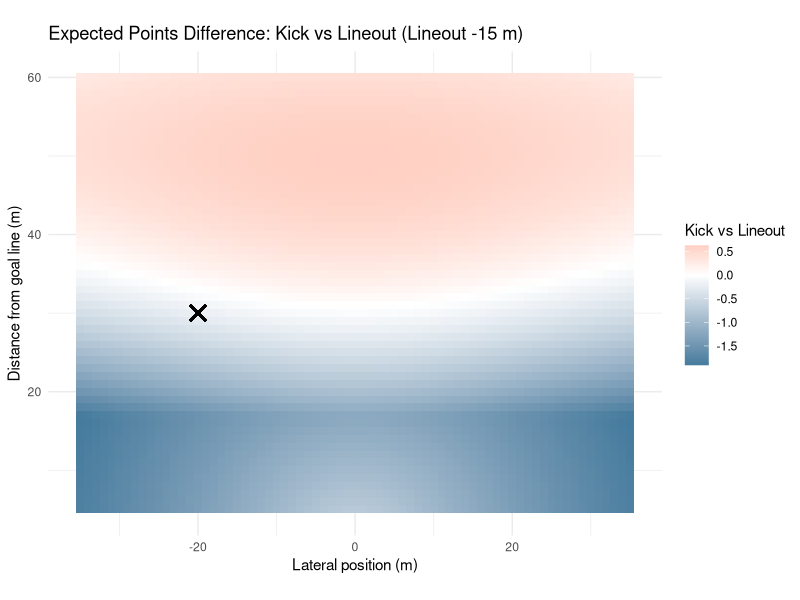
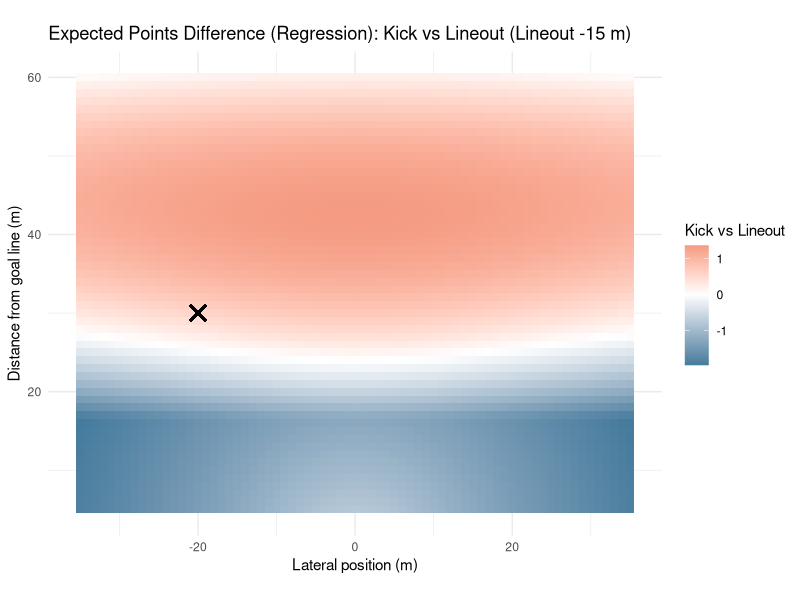
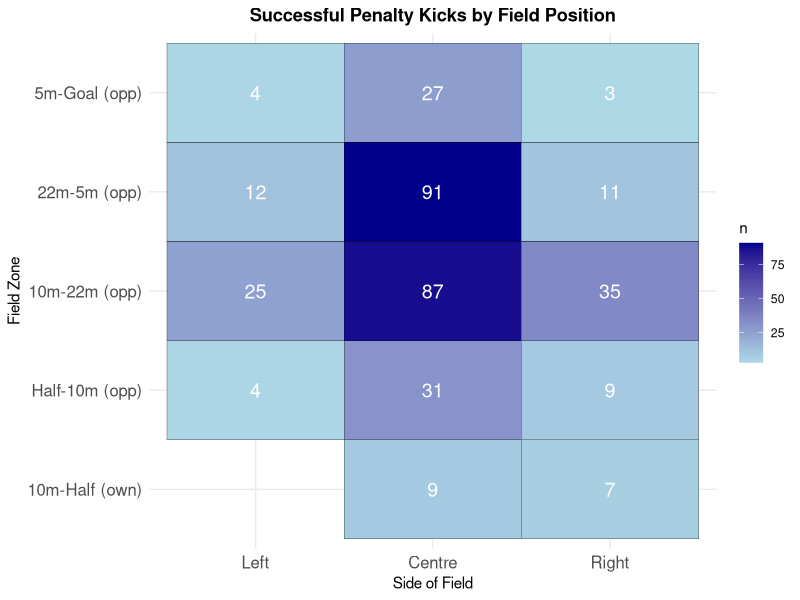
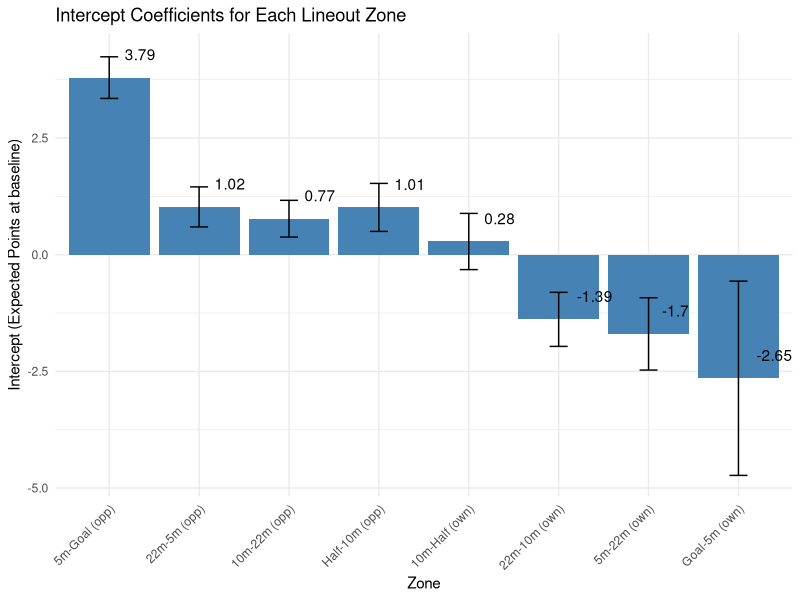
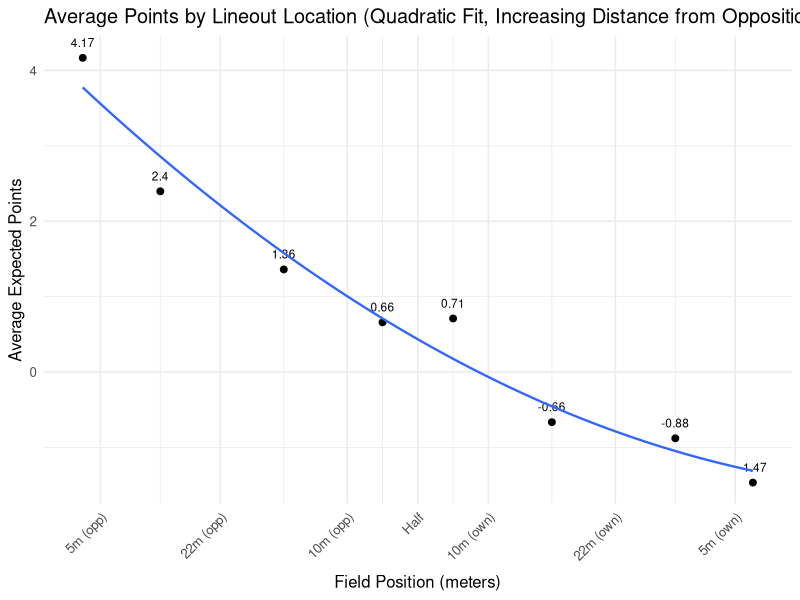
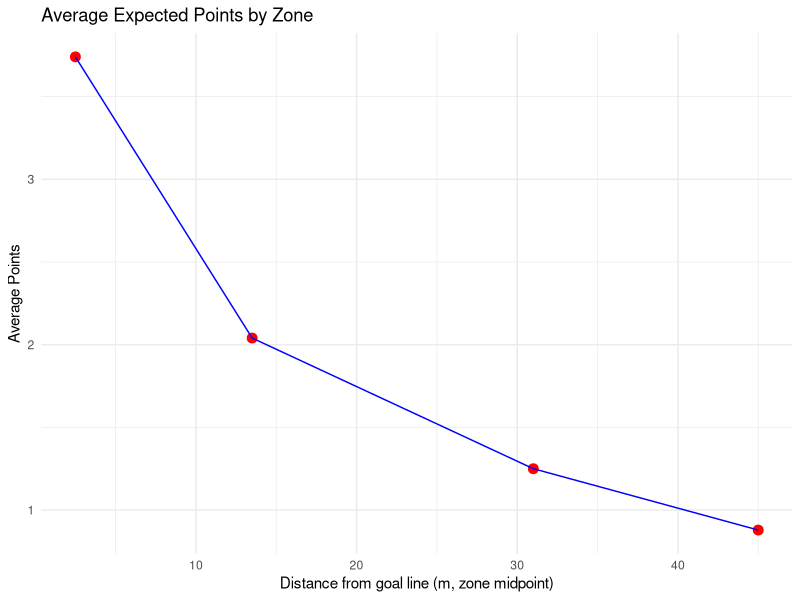
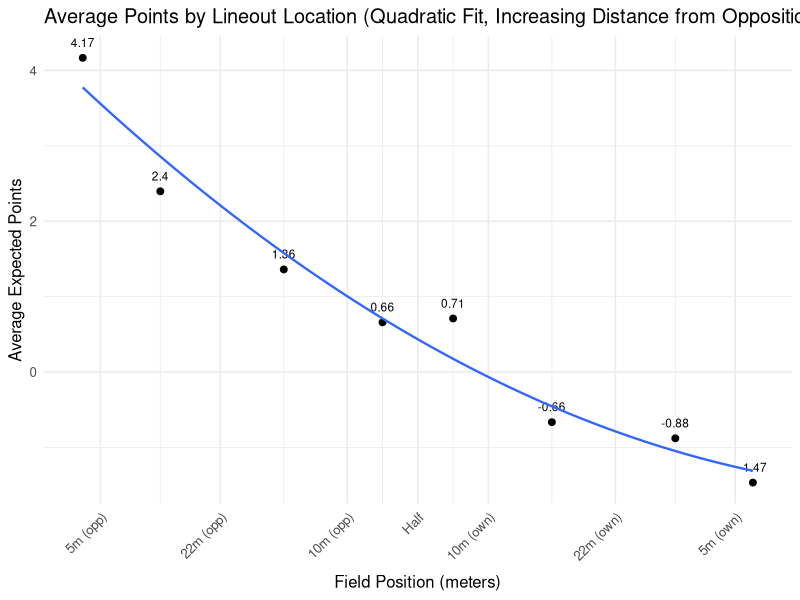
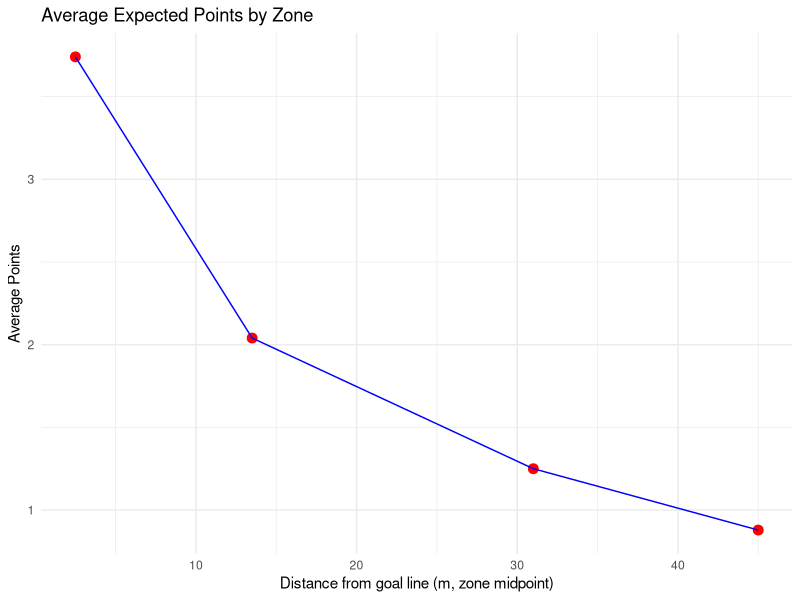

Write the R code that produced these figures, in order.
##################
### REFERENCES ###
##################

# setwd("/Users/kennywatts/Documents/GitHub/Rugby-Expected-Points/")

## Links to Article
# https://www.data-ruck.com/blog/predicting-kicks-outcome/
# https://journals.sagepub.com/doi/10.1177/22150218251365220

## Data Download Link
# https://zenodo.org/api/records/13851563/files-archive

# Goal Kicking Data
# https://www.sciencedirect.com/science/article/pii/S1440244014000255


################
### PACKAGES ###
################

# install.packages("patchwork")
library(patchwork)

# install.packages("stringr")
library(stringr)

# install.packages("tidyverse")
library(tidyverse)

# install.packages("dplyr")
library(dplyr)

#################
### DATA LOAD ###
#################

# run from project directory (or within .Rproj)
phase_data = read_csv("data/phase_2018-19.csv")
# preview data
head(phase_data)

########################
### DATA EXPLORATION ###
#######################

# location where the phase began, determined determined by the metre lines dividing the pitch
unique(phase_data$Location)

# period between subsequent rucks
unique(phase_data$Phase)

# location on the pitch where the phase began, determined by the lineout lines dividing the pitch
unique(phase_data$Side)

# how did the play start?
unique(phase_data$Play_Start)

# upon scoring, the event was assigned to all phases since the previous scoring event
unique(phase_data$Outcome)

# points difference (I'm assuming for whoever has possession of the ball)
## oftentimes this is from perspective of the home team, but if it flips back and forth w/ possession then you're right
unique(phase_data$Points_Difference)

# phase data including cards

phase_data_cards <- phase_data

# remove instances when cards occur
phase_data <- phase_data %>%
  filter(
    Red_Cards_Own == 0,
    Red_Cards_Opp == 0,
    Yellow_Cards_Own == 0,
    Yellow_Cards_Opp == 0
  ) %>%
  select(-Red_Cards_Own, -Red_Cards_Opp, -Yellow_Cards_Own, -Yellow_Cards_Opp)

# get restarts
restarts <- phase_data %>%
  filter(Play_Start == "Restart Kick", Phase ==1)

# list of unique restart locations
unique(restarts$Location)

# successfulpenalty kicks and locations
successful_penalty_kicks <- phase_data %>%
  arrange(ID) %>% 
  mutate(
    prev_location = lag(Location),          # previous play location
    prev_team = lag(Team_In_Poss),          # previous team in possession
    prev_side = lag(Side),                  # previous side
    score_change = Points_Difference - lag(Points_Difference),
    
    # flip certain "own" zones to "opp"
    prev_location = case_when(
      prev_location == "Goal-5m (own)"   ~ "5m-Goal (opp)",
      prev_location == "5m-22m (own)"    ~ "22m-5m (opp)",
      prev_location == "22m-10m (own)"   ~ "10m-22m (opp)",
      TRUE ~ prev_location
    )
  ) %>%
  # isolate for 3-point scores
  filter(
    abs(score_change) == 3
  ) %>%
  select(ID, Round, Home, Away, Location, prev_location, prev_team, prev_side, Points_Difference, Outcome)
# preview data
print(successful_penalty_kicks)


# mapping successful penalty kicks

zone_levels <- c("Goal-5m (own)", "5m-22m (own)", "22m-10m (own)", "10m-Half (own)",
                 "Half-10m (opp)", "10m-22m (opp)", "22m-5m (opp)", "5m-Goal (opp)")

successful_penalty_kicks <- successful_penalty_kicks %>%
  mutate(
    prev_location = factor(prev_location, levels = zone_levels),
    prev_side = factor(prev_side, levels = c("Left", "Centre", "Right"))
  )

field_counts <- successful_penalty_kicks %>%
  count(prev_location, prev_side)

p1 <- ggplot(field_counts, aes(x = prev_side, y = prev_location, fill = n)) +
  geom_tile(color = "black") +
  geom_text(aes(label = n), color = "white", size = 5) +
  scale_fill_gradient(low = "lightblue", high = "darkblue") +
  labs(title = "Successful Penalty Kicks by Field Position",
       x = "Side of Field",
       y = "Field Zone") +
  theme_minimal() +
  theme(
    axis.text.x = element_text(size = 12),
    axis.text.y = element_text(size = 12),
    plot.title = element_text(hjust = 0.5, face = "bold")
  )

ggsave("plots/penalty_kicks_by_position.png", p1, width = 10, height = 8, dpi = 300)

# expected points of lineout in different locations

phase_data <- phase_data %>%
  mutate(
    # extract signed numbers inside parentheses: (+3), (-3), etc.
    points = str_extract(Outcome, "[-+]?\\d+") %>% as.numeric(),
    
    # handle cases with no number (e.g. "no score", turnovers)
    points = ifelse(is.na(points), 0, points)
  )

zones <- c(
  "5m-Goal (opp)",
  "22m-5m (opp)",
  "10m-22m (opp)",
  "Half-10m (opp)",
  "10m-Half (own)",
  "22m-10m (own)",
  "5m-22m (own)",
  "Goal-5m (own)"
)

lineouts_clean <- phase_data %>%
  filter(
    Play_Start == "Lineout",
    Location %in% zones,
    Phase == 1
  ) %>%
  arrange(Round, Home, Away, Team_In_Poss, desc(Seconds_Remaining))

expected_points_by_zone <- lineouts_clean %>%
  group_by(Location) %>%
  summarise(
    n_phases = n(),
    avg_points = mean(points, na.rm = TRUE),
    total_points = sum(points, na.rm = TRUE),
    .groups = "drop"
)

print(expected_points_by_zone)

#####
# Expected points using linear regression
#####

last_play <- phase_data_cards %>%
  group_by(Round, Home, Away) %>%
  filter(ID == max(ID)) %>%
  ungroup() %>%
  mutate(
    last_play_points = str_extract(Outcome, "[-+]?\\d+") %>% as.numeric(),
    last_play_points = ifelse(is.na(last_play_points), 0, last_play_points),
    
    Score_Change = last_play_points,
    
    Final_Points_Difference = Points_Difference + Score_Change,
    Final_Points_Diff_Home = if_else(Team_In_Poss == "Home",
                                     Final_Points_Difference,
                                     -Final_Points_Difference)
)

# making win percentage column

matches <- last_play %>%
  select(Round, Home, Away, Final_Points_Diff_Home) %>%
  distinct()

team_games <- matches %>%
  pivot_longer(cols = c(Home, Away),
               names_to = "Side",
               values_to = "Team") %>%
  mutate(
    Win = case_when(
      Side == "Home" & Final_Points_Diff_Home > 0 ~ 1,
      Side == "Home" & Final_Points_Diff_Home <= 0 ~ 0,
      Side == "Away" & Final_Points_Diff_Home < 0 ~ 1,
      Side == "Away" & Final_Points_Diff_Home >= 0 ~ 0
    ),
    Round = as.numeric(Round)
  ) %>%
  arrange(Team, Round)

team_games <- team_games %>%
  group_by(Team) %>%
  arrange(Round) %>%
  mutate(
    Games_Played = lag(row_number(), default = 0),
    Wins_Before = lag(cumsum(Win), default = 0),
    WinPct_Before = if_else(Games_Played == 0, 0.5, Wins_Before / Games_Played)
  ) %>%
  ungroup()

phase_data_cards <- phase_data_cards %>%
  mutate(
    Team_for_join = case_when(
      Team_In_Poss == "Home" ~ Home,
      Team_In_Poss == "Away" ~ Away
    )
  )

phase_data_cards <- phase_data_cards %>%
  left_join(
    team_games %>% select(Team, Round, WinPct_Before),
    by = c("Team_for_join" = "Team", "Round" = "Round")
  )

regression_lineouts <- phase_data_cards %>%
  filter(
    Play_Start == "Lineout",
    Location %in% zones,
    Phase == 1
  )

regression_lineouts <- regression_lineouts %>%
  mutate(
    Home_Attack = if_else(Team_In_Poss == "Home", 1, 0)
  )

regression_lineouts <- regression_lineouts %>%
  mutate(
    Opponent = if_else(Team_In_Poss == "Home", Away, Home)
  ) %>%
  left_join(
    team_games %>% select(Team, Round, WinPct_Before) %>%
      rename(Opponent = Team,
             Opponent_WinPct = WinPct_Before),
    by = c("Opponent", "Round")
  )

regression_lineouts <- regression_lineouts %>%
  mutate(
    WinPct_Diff = WinPct_Before - Opponent_WinPct
  )

regression_lineouts <- regression_lineouts %>%
  mutate(
    Card_Diff = (Yellow_Cards_Opp + Red_Cards_Opp) - (Yellow_Cards_Own + Red_Cards_Own)
  )

regression_lineouts <- regression_lineouts %>%
  mutate(
  points = str_extract(Outcome, "[-+]?\\d+") %>% as.numeric(),
  points = ifelse(is.na(points), 0, points))

lineouts_by_zone <- split(regression_lineouts, regression_lineouts$Location)

zone_regressions <- list()

for (zone_name in names(lineouts_by_zone)) {
  df <- lineouts_by_zone[[zone_name]]
  
  lm_zone <- lm(points ~ Seconds_Remaining + Home_Attack + WinPct_Diff + Card_Diff, data = df)
  
  zone_regressions[[zone_name]] <- lm_zone
}

# Expected points for each zone using regression

library(broom)

zone_coefficients <- lapply(names(zone_regressions), function(zone) {
  broom::tidy(zone_regressions[[zone]]) %>%
    mutate(Location = zone)
}) %>%
  bind_rows()

zones_order <- c(
  "5m-Goal (opp)",
  "22m-5m (opp)",
  "10m-22m (opp)",
  "Half-10m (opp)",
  "10m-Half (own)",
  "22m-10m (own)",
  "5m-22m (own)",
  "Goal-5m (own)"
)

intercepts <- zone_coefficients %>%
  filter(term == "(Intercept)")

intercepts <- intercepts %>%
  mutate(Location = factor(Location, levels = zones_order))

reg_plot <- ggplot(intercepts, aes(x = Location, y = estimate)) +
  geom_col(fill = "steelblue") +
  geom_errorbar(aes(ymin = estimate - std.error, ymax = estimate + std.error), width = 0.2) +
  geom_text(aes(label = round(estimate, 2)),
            nudge_y = 0.5,   # move labels slightly above the bars
            hjust = -0.5) +   # center horizontally
  labs(
    x = "Zone",
    y = "Intercept (Expected Points at baseline)",
    title = "Intercept Coefficients for Each Lineout Zone"
  ) +
  theme_minimal() +
  theme(axis.text.x = element_text(angle = 45, hjust = 1))

ggsave("plots/reg_plot.png", reg_plot, width = 10, height = 6, dpi = 300)

# Expected Points of Lineout All Areas of the pitch

expected_points_by_zone <- lineouts_clean %>%
  group_by(Location) %>%
  summarise(
    n_phases = n(),
    avg_points = mean(points, na.rm = TRUE),
    total_points = sum(points, na.rm = TRUE),
    .groups = "drop"
  ) %>%
  mutate(Location = factor(Location, levels = zones_order)) %>%
  arrange(Location)

expected_points_regression <- intercepts %>%
  mutate(Location = factor(Location, levels = zones_order)) %>%
  arrange(Location)

# Print Table
print(expected_points_by_zone)

# Plot of Meteres vs Expected Points of Lineout

field_lines <- c(5, 22, 40, 50, 60, 78, 95)
line_names <- c("5m (opp)", "22m (opp)", "10m (opp)", "Half", "10m (own)", "22m (own)", "5m (own)")

zone_meters <- c(2.5, 13.5, 31, 45, 55, 69, 86.5, 97.5)

expected_points_by_zone$Location <- factor(expected_points_by_zone$Location, levels = zones_order)
expected_points_by_zone$meter_x <- zone_meters[match(as.character(expected_points_by_zone$Location), zones_order)]

expected_points_regression$Location <- factor(expected_points_regression$Location, levels = zones_order)
expected_points_regression$meter_x <- zone_meters[match(as.character(expected_points_regression$Location), zones_order)]

# Computing Quadratic Minimum

quad_fit_tmp <- lm(avg_points ~ poly(meter_x, 2), data = expected_points_by_zone)
quad_fit_reg <- lm(estimate ~ poly(meter_x, 2), data = expected_points_regression)

grid_x <- seq(min(expected_points_by_zone$meter_x, na.rm = TRUE),
              max(expected_points_by_zone$meter_x, na.rm = TRUE),
              length.out = 2000)

pred_tmp <- predict(quad_fit_tmp, newdata = data.frame(meter_x = grid_x))
pred_reg <- predict(quad_fit_reg, newdata = data.frame(meter_x = grid_x))

cap_x <- grid_x[which.min(pred_tmp)]
cap_x_reg <- grid_x[which.min(pred_reg)]

lineout_plot <- ggplot(expected_points_by_zone, aes(x = meter_x, y = avg_points)) +
  geom_point(size = 2) +
  geom_text(aes(label = round(avg_points, 2)), vjust = -1.2, size = 3, check_overlap = TRUE) +
  geom_smooth(method = "lm", formula = y ~ poly(pmin(x,  cap_x), 2), se = FALSE, linewidth = 0.8) +
  scale_x_continuous(
    breaks = field_lines,
    labels = line_names,
    expand = expansion(add = c(3, 3)),
    limits = c(0, 100)  # ensures full field range
  ) +
  labs(
    title = "Average Points by Lineout Location (Quadratic Fit, Increasing Distance from Opposition Goal Line)",
    x = "Field Position (meters)",
    y = "Average Expected Points"
  ) +
  theme_minimal(base_size = 12) +
  theme(
    axis.text.x = element_text(angle = 45, hjust = 1),
    axis.title.x = element_text(margin = ggplot2::margin(t = unit(8, "pt")))
  )

ggsave("plots/lineout_plot.png", lineout_plot, width = 10, height = 6, dpi = 300)

df <- tibble::tibble(
  y_mid = c(31, 13.5, 2.5, 45),
  avg_points = c(1.25, 2.04, 3.74, 0.879)
)

p2 <- ggplot(df, aes(x = y_mid, y = avg_points)) +
  geom_point(size = 3, color = "red") +
  geom_line(group = 1, color = "blue") +
  labs(
    title = "Average Expected Points by Zone",
    x = "Distance from goal line (m, zone midpoint)",
    y = "Average Points"
  ) +
  theme_minimal()

ggsave("plots/expected_points_by_zone.png", p2, width = 10, height = 6, dpi = 300)

# Regression quad plot

lineout_plot_reg <- ggplot(expected_points_regression, aes(x = meter_x, y = estimate)) +
  geom_point(size = 2) +
  geom_text(aes(label = round(estimate, 2)), vjust = -1.2, size = 3, check_overlap = TRUE) +
  geom_smooth(method = "lm", formula = y ~ poly(pmin(x,  cap_x_reg), 3), se = FALSE, linewidth = 0.8) +
  scale_x_continuous(
    breaks = field_lines,
    labels = line_names,
    expand = expansion(add = c(3, 3)),
    limits = c(0, 100)  # ensures full field range
  ) +
  labs(
    title = "Average Points by Lineout Location (Cubic Fit, Increasing Distance from Opposition Goal Line)",
    x = "Field Position (meters)",
    y = "Average Expected Points"
  ) +
  theme_minimal(base_size = 12) +
  theme(
    axis.text.x = element_text(angle = 45, hjust = 1),
    axis.title.x = element_text(margin = ggplot2::margin(t = unit(8, "pt")))
  )

ggsave("plots/lineout_plot_reg.png", lineout_plot, width = 10, height = 6, dpi = 300)

df_reg <- tibble::tibble(
  y_mid = c(31, 13.5, 2.5, 45),
  estimate = c(1.25, 2.04, 3.74, 0.879)
)

p2_reg <- ggplot(df_reg, aes(x = y_mid, y = estimate)) +
  geom_point(size = 3, color = "red") +
  geom_line(group = 1, color = "blue") +
  labs(
    title = "Average Expected Points by Zone",
    x = "Distance from goal line (m, zone midpoint)",
    y = "Average Points"
  ) +
  theme_minimal()

ggsave("plots/expected_points_regression.png", p2_reg, width = 10, height = 6, dpi = 300)

# coefficients from logistic regression (REPLICATE THIS)
beta_angle <- 0.45
beta_distance <- -0.022
intercept <- -1.78

x_vals <- seq(-35, 35, by = 1)
y_vals <- seq(5, 60, by = 1)
grid <- expand.grid(x = x_vals, y = y_vals)

# SET THIS AS DEFAULT VALUE, CORRECT IF NOT SO
post_half_width <- 2.81

# logistic function
logit_prob <- function(angle, distance) {
  1 / (1 + exp(-(beta_angle * angle + beta_distance * distance + intercept)))
}

compute_expected_points <- function(x, y, post_half_width = 2.81) {
  # positions of the posts along the x-axis
  left_post_x  <- -post_half_width
  right_post_x <-  post_half_width
  
  # distances to the posts from kicker at (x, y)
  angle_left  <- atan2(x + left_post_x, y)
  angle_right <- atan2(x - right_post_x, y)
  
  # angular width of target
  angle <- angle_right - angle_left
  
  # logistic probability
  distance <- sqrt(x^2 + y^2)
  prob_raw <- logit_prob(angle, distance)
  
  prob_raw
}

grid <- grid %>%
  mutate(
    prob_raw_pos = compute_expected_points(x, y),
    prob_raw_neg = compute_expected_points(-x, y),  # mirror kicker position
    prob_raw_max = pmax(prob_raw_pos, prob_raw_neg)
  ) %>%
  mutate(
    prob = prob_raw_max / max(prob_raw_max),
    expected_points = prob * 3 + (1-prob)*0.604    # 0.604 obtained from expected points following a 22 meter drop out
  )


# plot symmetric heatmap
thresholds <- c(0.8, 0.6, 0.4, 0.2)

p3 <- ggplot(grid, aes(x = x, y = y, fill = prob)) +
  geom_tile() +
  geom_contour(aes(z = prob),
               breaks = thresholds,
               color = "white",
               linewidth = 0.8,
               linetype = "dashed") +
  scale_fill_viridis_c(option = "magma", name = "Expected Prob") +
  coord_fixed() +
  labs(
    title = "Expected Probability of Kick Success (Symmetric)",
    x = "Lateral position (m)",
    y = "Distance from goal line (m)"
  ) +
  theme_minimal()

ggsave("plots/kick_success_probability.png", p3, width = 12, height = 10, dpi = 300)

p4 <- ggplot(grid, aes(x = x, y = y, fill = expected_points)) +
  geom_tile() +
  scale_fill_viridis_c(option = "magma", name = "Expected Points") +
  coord_fixed() +
  labs(
    title = "Expected Points of Kick Success (Symmetric)",
    x = "Lateral position (m)",
    y = "Distance from goal line (m)"
  ) +
  theme_minimal()

ggsave("plots/expected_points_heatmap.png", p4, width = 12, height = 10, dpi = 300)



# Expected Points after Penalty miss (drop kick from opposition 22m)

all_restarts <- restarts

head(all_restarts)
table(all_restarts$Location)

# Need to Remove All Restarts After Tries and Penalties

restarts_not_after_score <- phase_data %>%
  mutate(
    prev_ID = lag(ID),
    prev_Points = lag(Points_Difference),
    prev_Play = lag(Play_Start),
    prev_Team_In_Poss = lag(Team_In_Poss)
  ) %>%
  filter(
    Phase == 1,
    Play_Start == "Restart Kick",
    !is.na(prev_ID),
    abs(Points_Difference - prev_Points) == 0,
    Seconds_Remaining < 4795,
    !between(Seconds_Remaining, 2390, 2400)
  )



head(restarts_not_after_score)
table(restarts_not_after_score$Location)


# Filtering out unreasonable locations

avg_points_by_location_restarts <- restarts_not_after_score %>%
  group_by(Location) %>%
  summarise(
    n = n(),
    avg_expected_points = mean(points, na.rm = TRUE)
  ) %>%
  arrange(desc(avg_expected_points))

print(avg_points_by_location_restarts)

overall_avg_points_restarts <- restarts_not_after_score %>%
  summarise(overall_avg_expected_points = mean(points, na.rm = TRUE))

print(overall_avg_points_restarts)


# lineout expected points

expected_points_by_zone <- tibble(
  Location = c("10m-22m (opp)", "22m-5m (opp)", "5m-Goal (opp)", "Half-10m (opp)"),
  y_mid = c(31, 13.5, 2.5, 45),
  avg_points = c(1.25, 2.04, 3.74, 0.879)
)

expected_points_by_zone_reg <- tibble(
  Location = c("10m-22m (opp)", "22m-5m (opp)", "5m-Goal (opp)", "Half-10m (opp)"),
  y_mid = c(31, 13.5, 2.5, 45),
  avg_points = c(0.77, 1.02, 3.79, 1.01)
)

# fit quadratic function
quad_fit <- lm(avg_points ~ poly(y_mid, 2, raw = TRUE), data = expected_points_by_zone)
quad_fit_reg <- lm(avg_points ~ poly(y_mid, 2, raw = TRUE), data = expected_points_by_zone_reg)

y_dense <- seq(min(expected_points_by_zone$y_mid),
               max(expected_points_by_zone$y_mid), length.out = 500)
y_dense_reg <- seq(min(expected_points_by_zone_reg$y_mid),
               max(expected_points_by_zone_reg$y_mid), length.out = 500)

fitted_dense <- predict(quad_fit, newdata = data.frame(y_mid = y_dense))
fitted_dense_reg <- predict(quad_fit_reg, newdata = data.frame(y_mid = y_dense_reg))

p5 <- ggplot() +
  geom_point(data = expected_points_by_zone, aes(x = y_mid, y = avg_points), color = "blue") +
  geom_line(aes(x = y_dense, y = fitted_dense), color = "red", linewidth = 1) +
  labs(title = "Quadratic Fit to Average Points by Zone",
       x = "y_mid",
       y = "Average Points") +
  theme_minimal()

ggsave("plots/quadratic_fit.png", p5, width = 10, height = 6, dpi = 300)

p5_reg <- ggplot() +
  geom_point(data = expected_points_by_zone_reg, aes(x = y_mid, y = avg_points), color = "blue") +
  geom_line(aes(x = y_dense_reg, y = fitted_dense_reg), color = "red", linewidth = 1) +
  labs(title = "Quadratic Fit to Average Points by Zone",
       x = "y_mid",
       y = "Average Points") +
  theme_minimal()

ggsave("plots/quadratic_fit_reg.png", p5, width = 10, height = 6, dpi = 300)

interpolate_quad <- function(x) {
  predict(quad_fit, newdata = data.frame(y_mid = x))
}

interpolate_quad_reg <- function(x) {
  predict(quad_fit_reg, newdata = data.frame(y_mid = x))
}

grid <- grid %>%
  mutate(
    avg_points_interp = interpolate_quad(y),
    point_diff = expected_points - avg_points_interp
  )

grid_reg <- grid %>%
  mutate(
    avg_points_interp = interpolate_quad_reg(y),
    point_diff = expected_points - avg_points_interp
  )

# graph of if the lineout takes place at the same distance from goal as kick
p6 <- ggplot(grid, aes(x = x, y = y, fill = point_diff)) +
  geom_tile() +
  scale_fill_gradient2(
    low = "#457B9D",    # darker blue for negative
    mid = "white",       # zero
    high = "#E76F51",   # darker orange/red for positive
    midpoint = 0,
    name = "Kick vs Lineout"
  ) +
  coord_fixed() +
  labs(
    title = "Expected Points Difference: Kick vs Lineout",
    x = "Lateral position (m)",
    y = "Distance from goal line (m)"
  ) +
  theme_minimal()

ggsave("plots/kick_vs_lineout_comparison.png", p6, width = 12, height = 10, dpi = 300)


p6_reg <- ggplot(grid_reg, aes(x = x, y = y, fill = point_diff)) +
  geom_tile() +
  scale_fill_gradient2(
    low = "#457B9D",    # darker blue for negative
    mid = "white",       # zero
    high = "#E76F51",   # darker orange/red for positive
    midpoint = 0,
    name = "Kick vs Lineout"
  ) +
  coord_fixed() +
  labs(
    title = "Expected Points Difference (Regression): Kick vs Lineout",
    x = "Lateral position (m)",
    y = "Distance from goal line (m)"
  ) +
  theme_minimal()

ggsave("plots/kick_vs_lineout_comparison_reg.png", p6_reg, width = 12, height = 10, dpi = 300)

# with a y shift

y_shifts <- c(0, -5, -10, -15, -20, -25)

plots <- lapply(y_shifts, function(shift) {
  
  grid_shifted <- grid %>%
    mutate(
      avg_points_interp = pmin(interpolate_quad(y + shift), 3.74),  # cap at 3.74
      point_diff = expected_points - avg_points_interp
    )
  
  p <- ggplot(grid_shifted, aes(x = x, y = y, fill = point_diff)) +
    geom_tile() +
    scale_fill_gradient2(
      low = "#457B9D",    # darker blue for negative
      mid = "white",       # zero
      high = "#E76F51",   # darker orange/red for positive
      midpoint = 0,
      name = "Kick vs Lineout"
    ) +
    coord_fixed() +
    labs(
      title = paste("Expected Points Difference: Kick vs Lineout (Lineout", shift, "m)"),
      x = "Lateral position (m)",
      y = "Distance from goal line (m)"
    ) +
    theme_minimal()
  
  # Save each plot
  filename <- paste0("plots/kick_vs_lineout_shift_", abs(shift), "m.png")
  ggsave(filename, p, width = 12, height = 10, dpi = 300)
  
  p
})

plots_reg <- lapply(y_shifts, function(shift) {
  
  grid_shifted_reg <- grid_reg %>%
    mutate(
      avg_points_interp = pmin(interpolate_quad_reg(y + shift), 3.79),  # cap at 3.79
      point_diff = expected_points - avg_points_interp
    )
  
  p_reg <- ggplot(grid_shifted_reg, aes(x = x, y = y, fill = point_diff)) +
    geom_tile() +
    scale_fill_gradient2(
      low = "#457B9D",    # darker blue for negative
      mid = "white",       # zero
      high = "#E76F51",   # darker orange/red for positive
      midpoint = 0,
      name = "Kick vs Lineout"
    ) +
    coord_fixed() +
    labs(
      title = paste("Expected Points Difference (Regression): Kick vs Lineout (Lineout", shift, "m)"),
      x = "Lateral position (m)",
      y = "Distance from goal line (m)"
    ) +
    theme_minimal()
  
  # Save each plot
  filename <- paste0("plots/kick_vs_lineout_reg_shift_", abs(shift), "m.png")
  ggsave(filename, p_reg, width = 12, height = 10, dpi = 300)
  
  p_reg
})

# Specific y shift and decision marker

y_shift <- -15

marker_x <- -20
marker_y <- 30

grid_shifted <- grid %>%
  mutate(
    avg_points_interp = pmin(interpolate_quad(y + y_shift), 3.74),
    point_diff = expected_points - avg_points_interp
  )

grid_shifted_reg <- grid %>%
  mutate(
    avg_points_interp = pmin(interpolate_quad_reg(y + y_shift), 3.79),
    point_diff = expected_points - avg_points_interp
  )

decision_marker <- ggplot(grid_shifted, aes(x = x, y = y, fill = point_diff)) +
  geom_tile() +
  scale_fill_gradient2(
    low = "#457B9D",    # darker blue for negative
    mid = "white",       # zero
    high = "#E76F51",   # darker orange/red for positive
    midpoint = 0,
    name = "Kick vs Lineout"
  ) +
  coord_fixed() +
  labs(
    title = paste("Expected Points Difference: Kick vs Lineout (Lineout", y_shift, "m)"),
    x = "Lateral position (m)",
    y = "Distance from goal line (m)"
  ) +
  theme_minimal() +
  # Add your marker
  geom_point(aes(x = marker_x, y = marker_y), color = "black", size = 4, shape = 4, stroke = 1.2)

ggsave("plots/kick_vs_lineout_shift_15m_marker.png", decision_marker, width = 12, height = 10, dpi = 300)

decision_marker

decision_marker_reg <- ggplot(grid_shifted_reg, aes(x = x, y = y, fill = point_diff)) +
  geom_tile() +
  scale_fill_gradient2(
    low = "#457B9D",    # darker blue for negative
    mid = "white",       # zero
    high = "#E76F51",   # darker orange/red for positive
    midpoint = 0,
    name = "Kick vs Lineout"
  ) +
  coord_fixed() +
  labs(
    title = paste("Expected Points Difference (Regression): Kick vs Lineout (Lineout", y_shift, "m)"),
    x = "Lateral position (m)",
    y = "Distance from goal line (m)"
  ) +
  theme_minimal() +
  # Add your marker
  geom_point(aes(x = marker_x, y = marker_y), color = "black", size = 4, shape = 4, stroke = 1.2)

ggsave("plots/kick_vs_lineout_shift_15m_marker_reg.png", decision_marker_reg, width = 12, height = 10, dpi = 300)

decision_marker_reg

marker_value <- grid_shifted %>%
  filter(x == marker_x, y == marker_y) %>%
  select(expected_points, avg_points_interp, point_diff)

marker_value <- marker_value %>%
  mutate(
    expected_points = round(expected_points, 2),
    avg_points_interp = round(avg_points_interp, 2),
    point_diff = round(point_diff, 2)
  )

marker_value

marker_value_reg <- grid_shifted_reg %>%
  filter(x == marker_x, y == marker_y) %>%
  select(expected_points, avg_points_interp, point_diff)

marker_value_reg <- marker_value_reg %>%
  mutate(
    expected_points = round(expected_points, 2),
    avg_points_interp = round(avg_points_interp, 2),
    point_diff = round(point_diff, 2)
  )

marker_value_reg


# All Blacks vs South Africa Game

sep_game_data_csv = read_csv("data/All Blacks vs South Africa Game Sep 16th.csv")

sep_game_data_csv <- sep_game_data_csv %>%
  rename(
    x = `x location`,
    y = `y location`
  ) %>%
  mutate(
    x = x - 35
  )
  
sep_game_data <- sep_game_data_csv %>%
  left_join(grid, by = c("x", "y"))

sep_game_data <- sep_game_data %>%
  mutate(
    optimal_decision = if_else(point_diff > 0, "lineout", "kick")
  )

decision_tbl <- sep_game_data %>%
  select(Decision, optimal_decision, point_diff)
print(decision_tbl)

decision_tbl <- decision_tbl %>%
  mutate(
    missed_points = if_else(Decision == optimal_decision, 0, point_diff)
  )
print(decision_tbl)

sum(abs(decision_tbl$missed_points))

sep_game_data_reg <- sep_game_data_csv %>%
  left_join(grid_reg, by = c("x", "y"))

sep_game_data_reg <- sep_game_data_reg %>%
  mutate(
    optimal_decision = if_else(point_diff > 0, "lineout", "kick")
  )

decision_tbl_reg <- sep_game_data_reg %>%
  select(Decision, optimal_decision, point_diff)
print(decision_tbl_reg)

decision_tbl_reg <- decision_tbl_reg %>%
  mutate(
    missed_points = if_else(Decision == optimal_decision, 0, point_diff)
  )
print(decision_tbl_reg)

sum(abs(decision_tbl_reg$missed_points))


# Graphing Decision Boundary


# Not same location as SA
marker_x <- -20
marker_y <- 30

y_shifts <- seq(0, -25, by = -1)

shift_results <- lapply(y_shifts, function(shift) {
  grid_shifted <- grid %>%
    mutate(
      avg_points_interp = pmin(interpolate_quad(y + shift), 3.74),
      point_diff = expected_points - avg_points_interp
    )
  
  marker_val <- grid_shifted %>%
    mutate(dist = sqrt((x - marker_x)^2 + (y - marker_y)^2)) %>%
    slice_min(dist, n = 1) %>%
    select(expected_points, avg_points_interp)
  
  tibble(
    y_shift = shift,
    kick_EP = marker_val$expected_points,
    lineout_EP = marker_val$avg_points_interp
  )
}) %>%
  bind_rows()

shift_results_reg <- lapply(y_shifts, function(shift) {
  grid_shifted_reg <- grid_reg %>%
    mutate(
      avg_points_interp = pmin(interpolate_quad_reg(y + shift), 3.74),
      point_diff = expected_points - avg_points_interp
    )
  
  marker_val_reg <- grid_shifted_reg %>%
    mutate(dist = sqrt((x - marker_x)^2 + (y - marker_y)^2)) %>%
    slice_min(dist, n = 1) %>%
    select(expected_points, avg_points_interp)
  
  tibble(
    y_shift = shift,
    kick_EP = marker_val_reg$expected_points,
    lineout_EP = marker_val_reg$avg_points_interp
  )
}) %>%
  bind_rows()

shift_results_long <- shift_results %>%
  mutate(y_shift_plot = abs(y_shift)) %>%
  pivot_longer(
    cols = c(kick_EP, lineout_EP),
    names_to = "Option",
    values_to = "Expected_Points"
  )

shift_results_long_reg <- shift_results_reg %>%
  mutate(y_shift_plot = abs(y_shift)) %>%
  pivot_longer(
    cols = c(kick_EP, lineout_EP),
    names_to = "Option",
    values_to = "Expected_Points"
  )

f <- function(shift) interpolate_quad(marker_y + shift) - shift_results$kick_EP[1]

zero_shift <- -uniroot(f, c(-50, 0))$root

zero_shift

f_reg <- function(shift) interpolate_quad_reg(marker_y + shift) - shift_results_reg$kick_EP[1]

zero_shift_reg <- -uniroot(f_reg, c(-50, 0))$root

zero_shift_reg


delta_intercept <- ggplot(shift_results_long, aes(x = y_shift_plot, y = Expected_Points, color = Option)) +
  geom_line(size = 1.2) +
  geom_point(size = 2) +
  geom_vline(xintercept = abs(zero_shift), linetype = "dashed", color = "black") +
  annotate(
    "text",
    x = abs(zero_shift) + 1,  # shift label slightly right (adjust as needed)
    y = max(shift_results_long$Expected_Points),
    label = sprintf("Intercept = %.2f m", abs(zero_shift)),
    vjust = -0.5,
    hjust = 0
  ) +
  theme_minimal() +
  labs(
    title = paste("Expected Points vs Lineout Shift at (", marker_x, ",", marker_y, ")"),
    x = "Yards Gained for Lineout (m)",
    y = "Expected Points",
    color = "Option"
  )

ggsave("plots/delta_intercept_graph.png", delta_intercept, width = 12, height = 10, dpi = 300)

delta_intercept_reg <- ggplot(shift_results_long_reg, aes(x = y_shift_plot, y = Expected_Points, color = Option)) +
  geom_line(size = 1.2) +
  geom_point(size = 2) +
  geom_vline(xintercept = abs(zero_shift_reg), linetype = "dashed", color = "black") +
  annotate(
    "text",
    x = abs(zero_shift_reg) + 1,  # shift label slightly right (adjust as needed)
    y = max(shift_results_long_reg$Expected_Points),
    label = sprintf("Intercept = %.2f m", abs(zero_shift_reg)),
    vjust = -0.5,
    hjust = 0
  ) +
  theme_minimal() +
  labs(
    title = paste("Expected Points vs Lineout Shift at (", marker_x, ",", marker_y, ")"),
    x = "Yards Gained for Lineout (m)",
    y = "Expected Points",
    color = "Option"
  )

ggsave("plots/delta_intercept_graph_reg.png", delta_intercept_reg, width = 12, height = 10, dpi = 300)


# Shifting Variables in Regression Equation

EP_given_card <- zone_coefficients %>%
  select(Location, term, estimate) %>%
  pivot_wider(
    names_from = term,
    values_from = estimate
  ) %>%
  mutate(
    EP_no_card = `(Intercept)`,
    EP_card    = `(Intercept)` + Card_Diff
  )

EP_given_card
